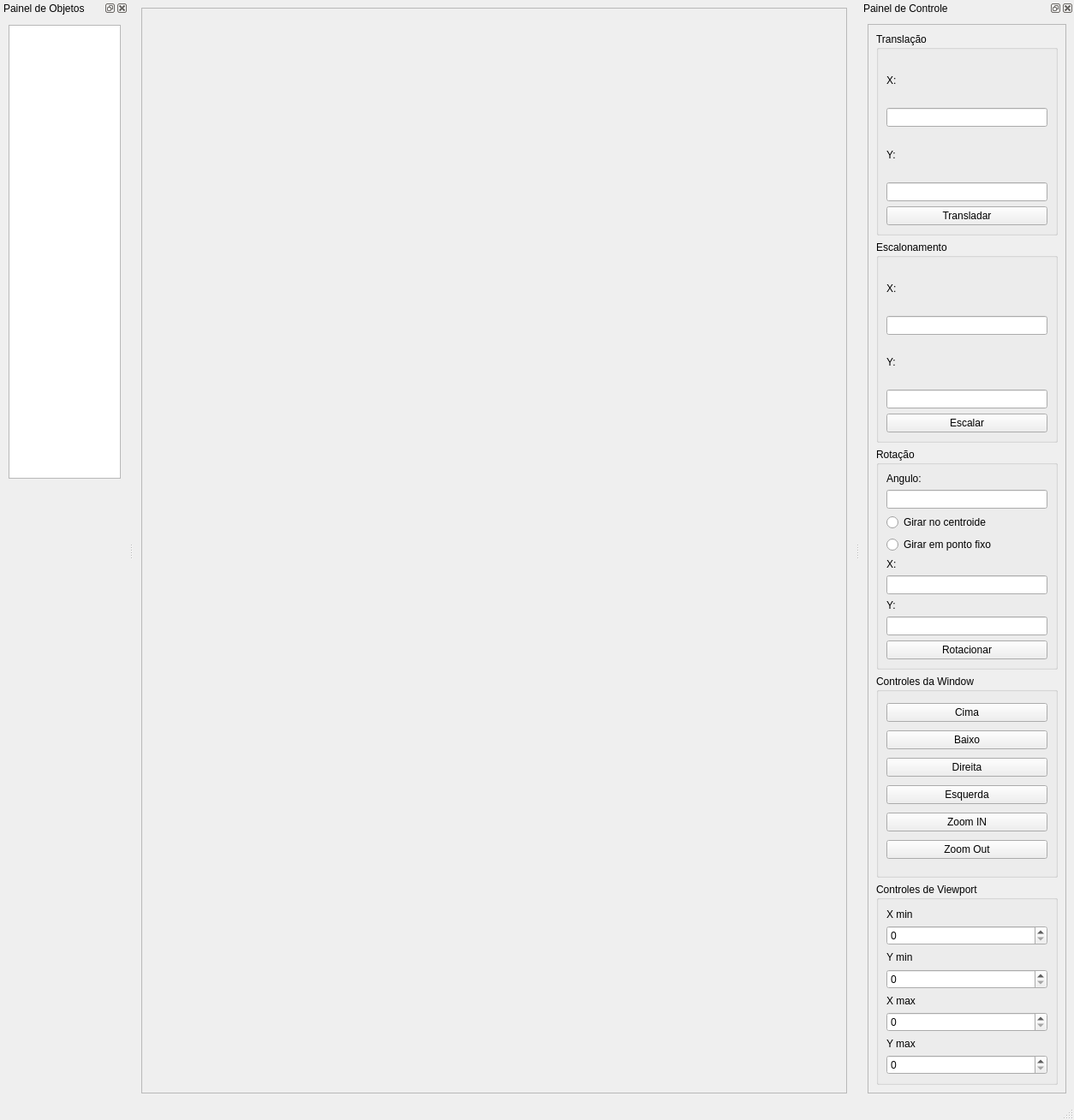
<?xml version="1.0" encoding="UTF-8"?>
<ui version="4.0">
 <class>MainWindow</class>
 <widget class="QMainWindow" name="MainWindow">
  <property name="geometry">
   <rect>
    <x>0</x>
    <y>0</y>
    <width>1254</width>
    <height>1308</height>
   </rect>
  </property>
  <property name="windowTitle">
   <string>MainWindow</string>
  </property>
  <widget class="QWidget" name="centralwidget">
   <layout class="QVBoxLayout" name="verticalLayout_5">
    <item>
     <widget class="MeuFrame" name="frame">
      <property name="frameShape">
       <enum>QFrame::Shape::StyledPanel</enum>
      </property>
      <property name="frameShadow">
       <enum>QFrame::Shadow::Raised</enum>
      </property>
     </widget>
    </item>
   </layout>
  </widget>
  <widget class="QMenuBar" name="menubar">
   <property name="geometry">
    <rect>
     <x>0</x>
     <y>0</y>
     <width>1254</width>
     <height>21</height>
    </rect>
   </property>
  </widget>
  <widget class="QStatusBar" name="statusbar"/>
  <widget class="QDockWidget" name="dockWidget">
   <property name="minimumSize">
    <size>
     <width>150</width>
     <height>38</height>
    </size>
   </property>
   <property name="windowTitle">
    <string>Painel de Objetos</string>
   </property>
   <attribute name="dockWidgetArea">
    <number>1</number>
   </attribute>
   <widget class="QWidget" name="dockWidgetContents">
    <widget class="QListWidget" name="listWidget">
     <property name="geometry">
      <rect>
       <x>10</x>
       <y>10</y>
       <width>131</width>
       <height>530</height>
      </rect>
     </property>
    </widget>
   </widget>
  </widget>
  <widget class="QDockWidget" name="dockWidget_2">
   <property name="minimumSize">
    <size>
     <width>250</width>
     <height>400</height>
    </size>
   </property>
   <property name="windowTitle">
    <string>Painel de Controle</string>
   </property>
   <attribute name="dockWidgetArea">
    <number>2</number>
   </attribute>
   <widget class="QWidget" name="dockWidgetContents_2">
    <layout class="QVBoxLayout" name="verticalLayout_7">
     <item>
      <widget class="QScrollArea" name="scrollArea">
       <property name="widgetResizable">
        <bool>true</bool>
       </property>
       <widget class="QWidget" name="scrollAreaWidgetContents">
        <property name="enabled">
         <bool>true</bool>
        </property>
        <property name="geometry">
         <rect>
          <x>0</x>
          <y>0</y>
          <width>230</width>
          <height>1227</height>
         </rect>
        </property>
        <layout class="QVBoxLayout" name="verticalLayout_6">
         <item>
          <widget class="QGroupBox" name="groupBox">
           <property name="title">
            <string>Translação</string>
           </property>
           <layout class="QVBoxLayout" name="verticalLayout">
            <item>
             <widget class="QLabel" name="label">
              <property name="text">
               <string>X:</string>
              </property>
             </widget>
            </item>
            <item>
             <widget class="QLineEdit" name="editX"/>
            </item>
            <item>
             <widget class="QLabel" name="label_2">
              <property name="text">
               <string>Y:</string>
              </property>
             </widget>
            </item>
            <item>
             <widget class="QLineEdit" name="editY"/>
            </item>
            <item>
             <widget class="QPushButton" name="btnTranslacao">
              <property name="text">
               <string>Transladar</string>
              </property>
             </widget>
            </item>
           </layout>
          </widget>
         </item>
         <item>
          <widget class="QGroupBox" name="groupBox_2">
           <property name="title">
            <string>Escalonamento</string>
           </property>
           <layout class="QVBoxLayout" name="verticalLayout_2">
            <item>
             <widget class="QLabel" name="label_4">
              <property name="text">
               <string>X:</string>
              </property>
             </widget>
            </item>
            <item>
             <widget class="QLineEdit" name="editEscalaX"/>
            </item>
            <item>
             <widget class="QLabel" name="label_3">
              <property name="text">
               <string>Y:</string>
              </property>
             </widget>
            </item>
            <item>
             <widget class="QLineEdit" name="editEscalaY"/>
            </item>
            <item>
             <widget class="QPushButton" name="btnEscalar">
              <property name="text">
               <string>Escalar</string>
              </property>
             </widget>
            </item>
           </layout>
          </widget>
         </item>
         <item>
          <widget class="QGroupBox" name="groupBox_3">
           <property name="title">
            <string>Rotação</string>
           </property>
           <layout class="QVBoxLayout" name="verticalLayout_3">
            <item>
             <widget class="QLabel" name="label_5">
              <property name="text">
               <string>Angulo:</string>
              </property>
             </widget>
            </item>
            <item>
             <widget class="QLineEdit" name="editAngulo"/>
            </item>
            <item>
             <widget class="QRadioButton" name="radioCentroide">
              <property name="text">
               <string>Girar no centroide</string>
              </property>
             </widget>
            </item>
            <item>
             <widget class="QRadioButton" name="radioButton_2">
              <property name="text">
               <string>Girar em ponto fixo</string>
              </property>
             </widget>
            </item>
            <item>
             <widget class="QLabel" name="label_7">
              <property name="text">
               <string>X:</string>
              </property>
             </widget>
            </item>
            <item>
             <widget class="QLineEdit" name="editPivotX"/>
            </item>
            <item>
             <widget class="QLabel" name="label_6">
              <property name="text">
               <string>Y:</string>
              </property>
             </widget>
            </item>
            <item>
             <widget class="QLineEdit" name="editPivotY"/>
            </item>
            <item>
             <widget class="QPushButton" name="btnRotacionar">
              <property name="text">
               <string>Rotacionar</string>
              </property>
             </widget>
            </item>
           </layout>
          </widget>
         </item>
         <item>
          <widget class="QGroupBox" name="groupBox_4">
           <property name="title">
            <string>Controles da Window</string>
           </property>
           <layout class="QVBoxLayout" name="verticalLayout_4">
            <item>
             <widget class="QPushButton" name="btnWinCima">
              <property name="text">
               <string>Cima</string>
              </property>
             </widget>
            </item>
            <item>
             <widget class="QPushButton" name="btnWinBaixo">
              <property name="text">
               <string>Baixo</string>
              </property>
             </widget>
            </item>
            <item>
             <widget class="QPushButton" name="btnWinDireita">
              <property name="text">
               <string>Direita</string>
              </property>
             </widget>
            </item>
            <item>
             <widget class="QPushButton" name="btnWinEsquerda">
              <property name="text">
               <string>Esquerda</string>
              </property>
             </widget>
            </item>
            <item>
             <widget class="QPushButton" name="btnZoomIn">
              <property name="text">
               <string>Zoom IN</string>
              </property>
             </widget>
            </item>
            <item>
             <widget class="QPushButton" name="btnZoomOut">
              <property name="text">
               <string>Zoom Out</string>
              </property>
             </widget>
            </item>
           </layout>
          </widget>
         </item>
         <item>
          <widget class="QGroupBox" name="groupBox_5">
           <property name="title">
            <string>Controles de Viewport</string>
           </property>
           <layout class="QVBoxLayout" name="verticalLayout_8">
            <item>
             <widget class="QLabel" name="label_8">
              <property name="text">
               <string>X min</string>
              </property>
             </widget>
            </item>
            <item>
             <widget class="QSpinBox" name="spinBox">
              <property name="maximum">
               <number>2000</number>
              </property>
             </widget>
            </item>
            <item>
             <widget class="QLabel" name="label_9">
              <property name="text">
               <string>Y min</string>
              </property>
             </widget>
            </item>
            <item>
             <widget class="QSpinBox" name="spinBox_2">
              <property name="maximum">
               <number>2000</number>
              </property>
             </widget>
            </item>
            <item>
             <widget class="QLabel" name="label_10">
              <property name="text">
               <string>X max</string>
              </property>
             </widget>
            </item>
            <item>
             <widget class="QSpinBox" name="spinBox_3">
              <property name="maximum">
               <number>2000</number>
              </property>
             </widget>
            </item>
            <item>
             <widget class="QLabel" name="label_11">
              <property name="text">
               <string>Y max</string>
              </property>
             </widget>
            </item>
            <item>
             <widget class="QSpinBox" name="spinBox_4">
              <property name="maximum">
               <number>2000</number>
              </property>
             </widget>
            </item>
           </layout>
          </widget>
         </item>
        </layout>
       </widget>
      </widget>
     </item>
    </layout>
   </widget>
  </widget>
 </widget>
 <customwidgets>
  <customwidget>
   <class>MeuFrame</class>
   <extends>QFrame</extends>
   <header>meuframe.h</header>
   <container>1</container>
  </customwidget>
 </customwidgets>
 <resources/>
 <connections/>
</ui>
